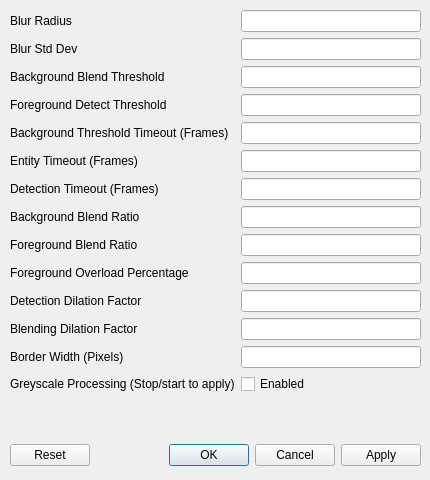
<?xml version="1.0" encoding="UTF-8"?>
<ui version="4.0">
 <class>DetectionSettingsDialog</class>
 <widget class="QDialog" name="DetectionSettingsDialog">
  <property name="windowModality">
   <enum>Qt::NonModal</enum>
  </property>
  <property name="geometry">
   <rect>
    <x>0</x>
    <y>0</y>
    <width>430</width>
    <height>480</height>
   </rect>
  </property>
  <property name="sizePolicy">
   <sizepolicy hsizetype="Fixed" vsizetype="Fixed">
    <horstretch>0</horstretch>
    <verstretch>0</verstretch>
   </sizepolicy>
  </property>
  <property name="minimumSize">
   <size>
    <width>430</width>
    <height>480</height>
   </size>
  </property>
  <property name="maximumSize">
   <size>
    <width>430</width>
    <height>480</height>
   </size>
  </property>
  <property name="windowTitle">
   <string>Motion Detection Parameters</string>
  </property>
  <widget class="QDialogButtonBox" name="buttonBox">
   <property name="geometry">
    <rect>
     <x>10</x>
     <y>440</y>
     <width>411</width>
     <height>31</height>
    </rect>
   </property>
   <property name="orientation">
    <enum>Qt::Horizontal</enum>
   </property>
   <property name="standardButtons">
    <set>QDialogButtonBox::Apply|QDialogButtonBox::Cancel|QDialogButtonBox::Ok|QDialogButtonBox::Reset</set>
   </property>
  </widget>
  <widget class="QWidget" name="formLayoutWidget">
   <property name="geometry">
    <rect>
     <x>10</x>
     <y>10</y>
     <width>411</width>
     <height>431</height>
    </rect>
   </property>
   <layout class="QFormLayout" name="formLayout">
    <item row="0" column="0">
     <widget class="QLabel" name="label">
      <property name="text">
       <string>Blur Radius</string>
      </property>
     </widget>
    </item>
    <item row="1" column="0">
     <widget class="QLabel" name="label_2">
      <property name="text">
       <string>Blur Std Dev</string>
      </property>
     </widget>
    </item>
    <item row="2" column="0">
     <widget class="QLabel" name="label_3">
      <property name="text">
       <string>Background Blend Threshold</string>
      </property>
     </widget>
    </item>
    <item row="3" column="0">
     <widget class="QLabel" name="label_4">
      <property name="text">
       <string>Foreground Detect Threshold</string>
      </property>
     </widget>
    </item>
    <item row="4" column="0">
     <widget class="QLabel" name="label_5">
      <property name="text">
       <string>Background Threshold Timeout (Frames)</string>
      </property>
     </widget>
    </item>
    <item row="5" column="0">
     <widget class="QLabel" name="label_6">
      <property name="text">
       <string>Entity Timeout (Frames)</string>
      </property>
     </widget>
    </item>
    <item row="6" column="0">
     <widget class="QLabel" name="label_7">
      <property name="text">
       <string>Detection Timeout (Frames)</string>
      </property>
     </widget>
    </item>
    <item row="7" column="0">
     <widget class="QLabel" name="label_8">
      <property name="text">
       <string>Background Blend Ratio</string>
      </property>
     </widget>
    </item>
    <item row="8" column="0">
     <widget class="QLabel" name="label_9">
      <property name="text">
       <string>Foreground Blend Ratio</string>
      </property>
     </widget>
    </item>
    <item row="10" column="0">
     <widget class="QLabel" name="label_11">
      <property name="text">
       <string>Detection Dilation Factor</string>
      </property>
     </widget>
    </item>
    <item row="11" column="0">
     <widget class="QLabel" name="label_12">
      <property name="text">
       <string>Blending Dilation Factor</string>
      </property>
     </widget>
    </item>
    <item row="12" column="0">
     <widget class="QLabel" name="label_13">
      <property name="text">
       <string>Border Width (Pixels)</string>
      </property>
     </widget>
    </item>
    <item row="0" column="1">
     <widget class="QLineEdit" name="lineEdit_blurRadius"/>
    </item>
    <item row="1" column="1">
     <widget class="QLineEdit" name="lineEdit_blurStdev"/>
    </item>
    <item row="2" column="1">
     <widget class="QLineEdit" name="lineEdit_blendingThreshold"/>
    </item>
    <item row="3" column="1">
     <widget class="QLineEdit" name="lineEdit_detectionThreshold"/>
    </item>
    <item row="4" column="1">
     <widget class="QLineEdit" name="lineEdit_thresholdTimeout"/>
    </item>
    <item row="5" column="1">
     <widget class="QLineEdit" name="lineEdit_entityTimeout"/>
    </item>
    <item row="6" column="1">
     <widget class="QLineEdit" name="lineEdit_detectionTimeout"/>
    </item>
    <item row="7" column="1">
     <widget class="QLineEdit" name="lineEdit_BackgroundBlendRatio"/>
    </item>
    <item row="8" column="1">
     <widget class="QLineEdit" name="lineEdit_ForegroundBlendRatio"/>
    </item>
    <item row="9" column="1">
     <widget class="QLineEdit" name="lineEdit_ForegroundOverloadRatio"/>
    </item>
    <item row="10" column="1">
     <widget class="QLineEdit" name="lineEdit_dilateDetectionFactor"/>
    </item>
    <item row="11" column="1">
     <widget class="QLineEdit" name="lineEdit_dilateBlendingFactor"/>
    </item>
    <item row="12" column="1">
     <widget class="QLineEdit" name="lineEdit_borderWidth"/>
    </item>
    <item row="9" column="0">
     <widget class="QLabel" name="label_10">
      <property name="text">
       <string>Foreground Overload Percentage</string>
      </property>
     </widget>
    </item>
    <item row="13" column="1">
     <widget class="QCheckBox" name="checkBox_Greyscale">
      <property name="text">
       <string>Enabled</string>
      </property>
     </widget>
    </item>
    <item row="13" column="0">
     <widget class="QLabel" name="label_14">
      <property name="text">
       <string>Greyscale Processing (Stop/start to apply)</string>
      </property>
     </widget>
    </item>
   </layout>
  </widget>
 </widget>
 <resources/>
 <connections>
  <connection>
   <sender>buttonBox</sender>
   <signal>accepted()</signal>
   <receiver>DetectionSettingsDialog</receiver>
   <slot>accept()</slot>
   <hints>
    <hint type="sourcelabel">
     <x>248</x>
     <y>254</y>
    </hint>
    <hint type="destinationlabel">
     <x>157</x>
     <y>274</y>
    </hint>
   </hints>
  </connection>
  <connection>
   <sender>buttonBox</sender>
   <signal>rejected()</signal>
   <receiver>DetectionSettingsDialog</receiver>
   <slot>reject()</slot>
   <hints>
    <hint type="sourcelabel">
     <x>316</x>
     <y>260</y>
    </hint>
    <hint type="destinationlabel">
     <x>286</x>
     <y>274</y>
    </hint>
   </hints>
  </connection>
  <connection>
   <sender>buttonBox</sender>
   <signal>clicked(QAbstractButton*)</signal>
   <receiver>DetectionSettingsDialog</receiver>
   <slot>handleButton(QAbstractButton*)</slot>
   <hints>
    <hint type="sourcelabel">
     <x>215</x>
     <y>425</y>
    </hint>
    <hint type="destinationlabel">
     <x>214</x>
     <y>224</y>
    </hint>
   </hints>
  </connection>
 </connections>
 <slots>
  <slot>handleButton(QAbstractButton*)</slot>
 </slots>
</ui>
